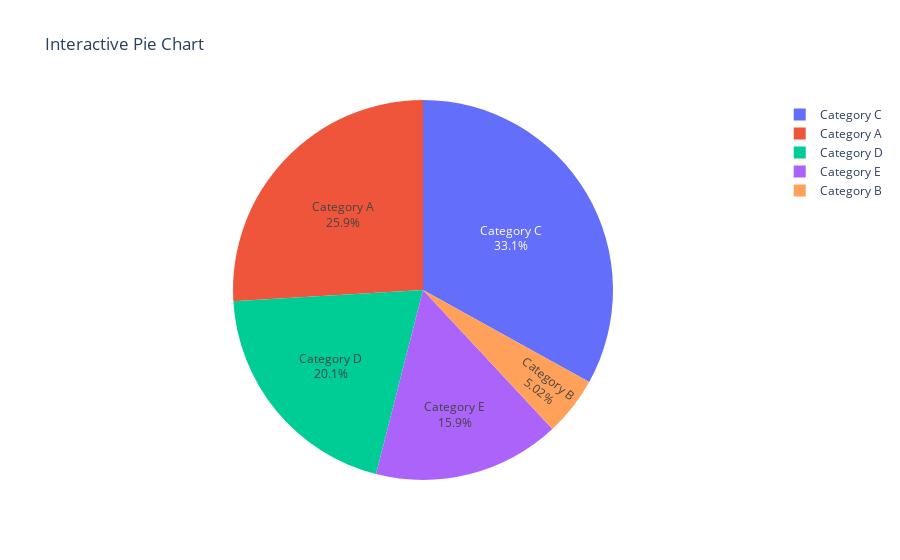

Notebook code for this chart:
### Code cell
# 21. Using Plotly, create an interactive pie chart of randomly generated data, add labels and percentages, set 
#     the title as 'Interactive Pie Chart'


import plotly.graph_objs as go
import numpy as np


labels = ['Category A', 'Category B', 'Category C', 'Category D', 'Category E']
values = np.random.randint(1, 100, size=len(labels))


fig = go.Figure()

# Adding a pie trace
fig.add_trace(go.Pie(labels=labels, values=values, textinfo='label+percent'))

fig.update_layout(title='Interactive Pie Chart')
fig.show()

### Figure 1 — Plotly figure (JSON) as saved in the notebook; plotly's stock layout.template omitted (floating-point values rounded to 4 significant figures)
{"data": [{"labels": ["Category A", "Category B", "Category C", "Category D", "Category E"], "textinfo": "label+percent", "type": "pie", "values": [62, 12, 79, 48, 38]}], "layout": {"autosize": true, "title": {"text": "Interactive Pie Chart"}}}
